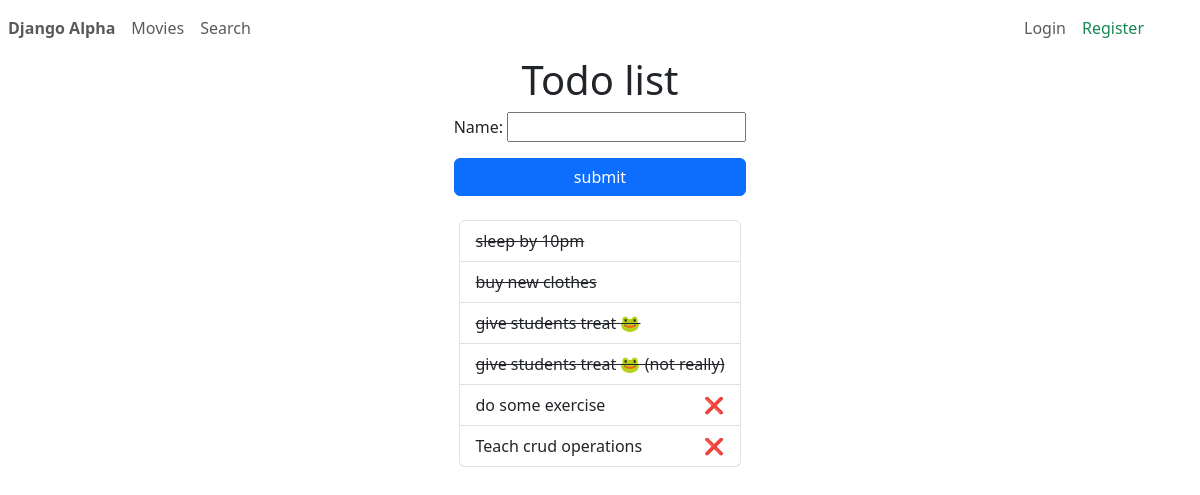
The page / on the database its author committed.
### main/models.py (models this page shows)
class Task(models.Model):
    name = models.CharField(max_length = 150)
    completed = models.BooleanField(default=False)

### main/views.py (the view)
# urls.py: path("", index, name="index"),
def index(request):
    task_list = Task.objects.all() # select * from tasks
    return render(request, 'index.html', {
        'tasks': task_list,
        'form': TaskForm()
    })

### main/forms.py
class TaskForm(forms.ModelForm):
    class Meta:
        model = Task
        fields = ['name']

### templates/index.html (shortened to what this page needs)
<!doctype html>
<html lang="en">
<head>
    <link href="https://cdn.jsdelivr.net/npm/bootstrap@5.3.2/dist/css/bootstrap.min.css" rel="stylesheet"
 />
</head>
<body>
    <header>
        {% include 'components/menu.html' %}
    </header>
    <main>
        <h1>
            Todo list
        </h1>
        <div>
            <form action="{% url 'add_task' %}" method="post">
                {{form.as_p}}
                <div class="d-grid">
                    <button class="btn btn-primary">submit</button>
                </div>
            </form>
        </div>
        <div>
            <ul class="list-group mt-4">
                {% for item in tasks %}
                    {% if not item.completed %}
                    <li class="list-group-item d-flex">
                        {{item.name}}
                        <a class="nav-link ms-auto" href="{% url 'complete' item.id %}">❌</a>
                    </li>
                    {% else %}
                    <li class="list-group-item d-flex">
                        <del>{{item.name}}</del>
                    </li>
                    {% endif %}
                {% empty %}
                    <li class="list-group-item">No task added</li>
                {% endfor %}
            </ul>
        </div>
    </main>
</body>
</html>

### templates/index.html (style rules this page uses)
main { display: grid; place-items: center; }

### rows shown on the page
Task: name "sleep by 10pm"
Task: name "buy new clothes"
Task: name "give students treat 🐸"
Task: name "give students treat 🐸 (not really)"
Task: name "do some exercise"
Task: name "Teach crud operations"
